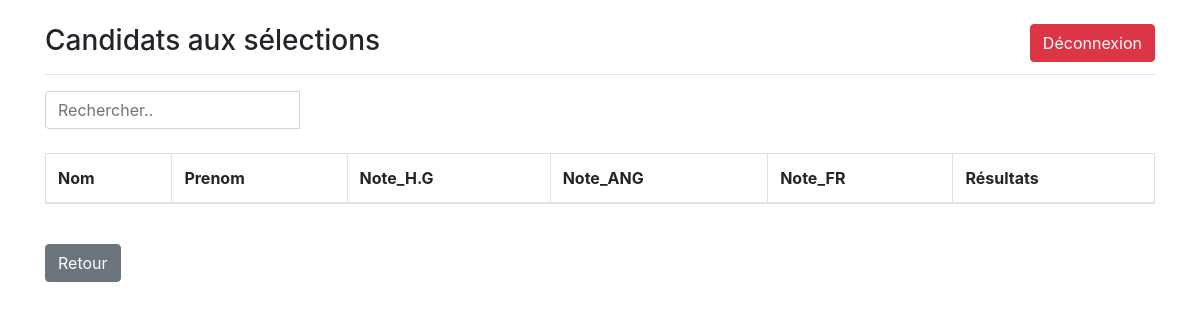
/selection/, run on an earlier commit of the app's database.
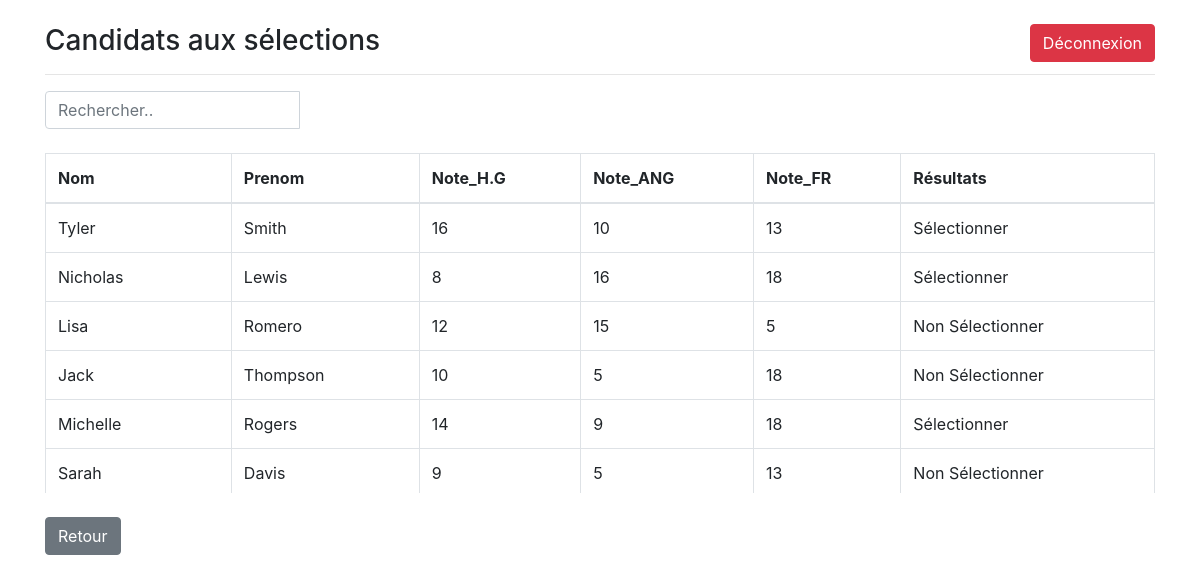
And on a later commit of the database.
### CrudApp/models.py (models this page shows, shortened)
class Candidat(models.Model):
    Nom = models.CharField(max_length=50)
    Prenom = models.CharField(max_length=50)
    Note_HG = models.IntegerField(null=True)
    Note_ANG = models.IntegerField(null=True)
    Note_FR = models.IntegerField(null=True)
    Result = models.CharField(max_length=30, blank=True)

### CrudApp/views.py (the view)
# urls.py: path('selection/', views.selection, name='selection'),
def selection(request):
    Candidats = Candidat.objects.all()
    context = {
        'Candidats': Candidats,
    }
    return render(request,'selection.html',context)

### templates/selection.html (shortened to what this page needs)
{% load static %}
<!DOCTYPE html>
<html lang="en">
    <head>
        <link rel="stylesheet" href="{% static 'css/bootstrap.min.css' %}">
    </head>
    <body>
        <div class="container"><br><a class="btn btn-danger" href="{% url 'logout' %}" id="dec">Déconnexion</a>
            <h3>Candidats aux sélections</h3>
            <hr>
            <div class="row">
                <div class="col-md-3">
                    <div class="input-group">
                        <input class="form-control" id="myInput" type="text" placeholder="Rechercher.."><p>{{ nb }}</p>
                    </div>
                </div>
            </div>
            <br>
            <div class="pre-scrollable">
                <table class="table table-bordered table-hover">
                    <thead>
                        <tr>
                            <th>Nom</th>
                            <th>Prenom</th>
                            <th>Note_H.G</th>
                            <th>Note_ANG</th>
                            <th>Note_FR</th>
                            <th>Résultats</th>
                        </tr>
                    </thead>
                    <tbody id="myTable">
                        {% for Candt in Candidats %}
                        <tr>
                            <td>{{ Candt.Nom }}</td>
                            <td>{{ Candt.Prenom }}</td>
                            <td>{{ Candt.Note_HG }}</td>
                            <td>{{ Candt.Note_ANG }}</td>
                            <td>{{ Candt.Note_FR }}</td>
                            <td>{{ Candt.Result }}</td>
                        </tr>
                        {% endfor %}
                    </tbody>
                </table>
            </div><br>
            <a class="btn btn-secondary" href="/index">Retour</a>
        </div>
    </body>
</html>

What changed in the data, as far as the page shows it:
added Candidat: Nom "Tyler", Prenom "Smith", Note_HG "16", Note_ANG "10", Note_FR "13", Result "Sélectionner"
added Candidat: Nom "Nicholas", Prenom "Lewis", Note_HG "8", Note_ANG "16", Note_FR "18", Result "Sélectionner"
added Candidat: Nom "Lisa", Prenom "Romero", Note_HG "12", Note_ANG "15", Note_FR "5", Result "Non Sélectionner"
added Candidat: Nom "Jack", Prenom "Thompson", Note_HG "10", Note_ANG "5", Note_FR "18", Result "Non Sélectionner"
added Candidat: Nom "Michelle", Prenom "Rogers", Note_HG "14", Note_ANG "9", Note_FR "18", Result "Sélectionner"
added Candidat: Nom "Sarah", Prenom "Davis", Note_HG "9", Note_ANG "5", Note_FR "13", Result "Non Sélectionner"
